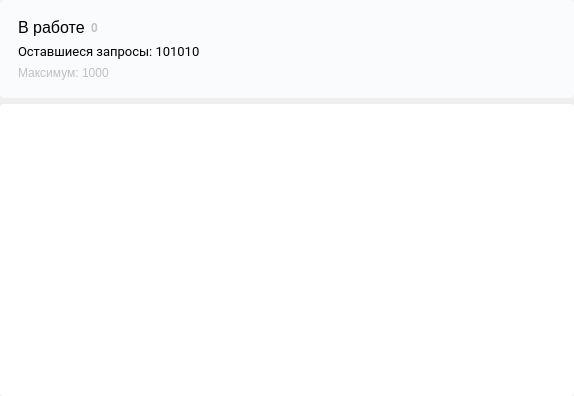
<?xml version="1.0" encoding="UTF-8"?>
<ui version="4.0">
 <class>LaunchedWidget</class>
 <widget class="QWidget" name="LaunchedWidget">
  <property name="geometry">
   <rect>
    <x>0</x>
    <y>0</y>
    <width>574</width>
    <height>396</height>
   </rect>
  </property>
  <property name="windowTitle">
   <string>Form</string>
  </property>
  <layout class="QVBoxLayout" name="verticalLayout">
   <property name="leftMargin">
    <number>0</number>
   </property>
   <property name="topMargin">
    <number>0</number>
   </property>
   <property name="rightMargin">
    <number>0</number>
   </property>
   <property name="bottomMargin">
    <number>0</number>
   </property>
   <item>
    <widget class="QFrame" name="launchedWidgetHeaderFrame">
     <property name="sizePolicy">
      <sizepolicy hsizetype="Preferred" vsizetype="Fixed">
       <horstretch>0</horstretch>
       <verstretch>0</verstretch>
      </sizepolicy>
     </property>
     <property name="minimumSize">
      <size>
       <width>0</width>
       <height>0</height>
      </size>
     </property>
     <property name="styleSheet">
      <string notr="true">background-color: #FAFBFC;
border-radius: 4px;</string>
     </property>
     <property name="frameShape">
      <enum>QFrame::StyledPanel</enum>
     </property>
     <property name="frameShadow">
      <enum>QFrame::Raised</enum>
     </property>
     <layout class="QHBoxLayout" name="horizontalLayout">
      <item>
       <widget class="QWidget" name="widget" native="true">
        <layout class="QVBoxLayout" name="verticalLayout_3">
         <item>
          <widget class="QWidget" name="headerLabel" native="true">
           <layout class="QHBoxLayout" name="horizontalLayout_2">
            <property name="spacing">
             <number>6</number>
            </property>
            <property name="leftMargin">
             <number>0</number>
            </property>
            <property name="topMargin">
             <number>0</number>
            </property>
            <property name="rightMargin">
             <number>0</number>
            </property>
            <property name="bottomMargin">
             <number>0</number>
            </property>
            <item>
             <widget class="QLabel" name="label">
              <property name="sizePolicy">
               <sizepolicy hsizetype="Fixed" vsizetype="Preferred">
                <horstretch>0</horstretch>
                <verstretch>0</verstretch>
               </sizepolicy>
              </property>
              <property name="font">
               <font>
                <pointsize>12</pointsize>
                <weight>50</weight>
                <bold>false</bold>
               </font>
              </property>
              <property name="styleSheet">
               <string notr="true">color: black;</string>
              </property>
              <property name="text">
               <string>В работе</string>
              </property>
             </widget>
            </item>
            <item>
             <widget class="QLabel" name="packCounterLabel">
              <property name="font">
               <font>
                <weight>75</weight>
                <bold>true</bold>
               </font>
              </property>
              <property name="styleSheet">
               <string notr="true">color:#C0c0c0;</string>
              </property>
              <property name="text">
               <string>0</string>
              </property>
             </widget>
            </item>
           </layout>
          </widget>
         </item>
         <item>
          <widget class="QLabel" name="requestCountLabel">
           <property name="font">
            <font>
             <family>Roboto</family>
             <pointsize>10</pointsize>
            </font>
           </property>
           <property name="styleSheet">
            <string notr="true">color: black;</string>
           </property>
           <property name="text">
            <string>Оставшиеся запросы: 101010</string>
           </property>
          </widget>
         </item>
         <item>
          <widget class="QLabel" name="maxRequestsLabel">
           <property name="styleSheet">
            <string notr="true">color:#C0c0c0;</string>
           </property>
           <property name="text">
            <string>Максимум: 1000</string>
           </property>
          </widget>
         </item>
        </layout>
       </widget>
      </item>
     </layout>
    </widget>
   </item>
   <item>
    <widget class="QFrame" name="frame">
     <property name="styleSheet">
      <string notr="true">background-color: white;
border-radius: 4px;</string>
     </property>
     <property name="frameShape">
      <enum>QFrame::NoFrame</enum>
     </property>
     <property name="frameShadow">
      <enum>QFrame::Plain</enum>
     </property>
     <layout class="QGridLayout" name="gridLayout">
      <property name="leftMargin">
       <number>0</number>
      </property>
      <property name="topMargin">
       <number>0</number>
      </property>
      <property name="rightMargin">
       <number>0</number>
      </property>
      <property name="bottomMargin">
       <number>0</number>
      </property>
      <item row="0" column="0">
       <widget class="QScrollArea" name="scrollArea">
        <property name="widgetResizable">
         <bool>true</bool>
        </property>
        <property name="alignment">
         <set>Qt::AlignHCenter|Qt::AlignTop</set>
        </property>
        <widget class="QWidget" name="listWidget">
         <property name="geometry">
          <rect>
           <x>0</x>
           <y>0</y>
           <width>574</width>
           <height>295</height>
          </rect>
         </property>
         <layout class="QVBoxLayout" name="verticalLayout_2"/>
        </widget>
       </widget>
      </item>
     </layout>
    </widget>
   </item>
  </layout>
 </widget>
 <resources/>
 <connections/>
</ui>
